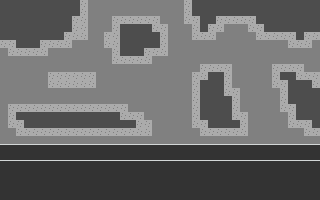

The image is a tile-based game level rendered from a .tmx file. Its description and complete source (layers, tilesets, objects, tile grids) follow:
An orthogonal 40x25 tile map with 8x8 px tiles, 2 tile layers (background, middle).

<map version="1.0" orientation="orthogonal" renderorder="right-down" width="40" height="25" tilewidth="8" tileheight="8" nextobjectid="1">
 <tileset firstgid="1" name="fightTiles" tilewidth="8" tileheight="8" tilecount="16" columns="16">
  <image source="fightTiles.png" width="128" height="8" />
 </tileset>
 <layer name="background" width="40" height="25">
  <data encoding="csv">
1,1,1,1,1,1,1,1,1,1,1,1,1,1,1,1,1,1,1,1,1,1,1,1,1,1,1,1,1,1,1,1,1,1,1,1,1,1,1,1,
1,1,1,1,1,1,1,1,1,1,1,1,1,1,1,1,1,1,1,1,1,1,1,1,1,1,1,1,1,1,1,1,1,1,1,1,1,1,1,1,
1,1,1,1,1,1,1,1,1,1,1,1,1,1,1,1,1,1,1,1,1,1,1,1,1,1,1,1,1,1,1,1,1,1,1,1,1,1,1,1,
1,1,1,1,1,1,1,1,1,1,1,1,1,1,1,1,1,1,1,1,1,1,1,1,1,1,1,1,1,1,1,1,1,1,1,1,1,1,1,1,
1,1,1,1,1,1,1,1,1,1,1,1,1,1,1,1,1,1,1,1,1,1,1,1,1,1,1,1,1,1,1,1,1,1,1,1,1,1,1,1,
1,1,1,1,1,1,1,1,1,1,1,1,1,1,1,1,1,1,1,1,1,1,1,1,1,1,1,1,1,1,1,1,1,1,1,1,1,1,1,1,
1,1,1,1,1,1,1,1,1,1,1,1,1,1,1,1,1,1,1,1,1,1,1,1,1,1,1,1,1,1,1,1,1,1,1,1,1,1,1,1,
1,1,1,1,1,1,1,1,1,1,1,1,1,1,1,1,1,1,1,1,1,1,1,1,1,1,1,1,1,1,1,1,1,1,1,1,1,1,1,1,
1,1,1,1,1,1,1,1,1,1,1,1,1,1,1,1,1,1,1,1,1,1,1,1,1,1,1,1,1,1,1,1,1,1,1,1,1,1,1,1,
1,1,1,1,1,1,1,1,1,1,1,1,1,1,1,1,1,1,1,1,1,1,1,1,1,1,1,1,1,1,1,1,1,1,1,1,1,1,1,1,
1,1,1,1,1,1,1,1,1,1,1,1,1,1,1,1,1,1,1,1,1,1,1,1,1,1,1,1,1,1,1,1,1,1,1,1,1,1,1,1,
1,1,1,1,1,1,1,1,1,1,1,1,1,1,1,1,1,1,1,1,1,1,1,1,1,1,1,1,1,1,1,1,1,1,1,1,1,1,1,1,
1,1,1,1,1,1,1,1,1,1,1,1,1,1,1,1,1,1,1,1,1,1,1,1,1,1,1,1,1,1,1,1,1,1,1,1,1,1,1,1,
1,1,1,1,1,1,1,1,1,1,1,1,1,1,1,1,1,1,1,1,1,1,1,1,1,1,1,1,1,1,1,1,1,1,1,1,1,1,1,1,
1,1,1,1,1,1,1,1,1,1,1,1,1,1,1,1,1,1,1,1,1,1,1,1,1,1,1,1,1,1,1,1,1,1,1,1,1,1,1,1,
1,1,1,1,1,1,1,1,1,1,1,1,1,1,1,1,1,1,1,1,1,1,1,1,1,1,1,1,1,1,1,1,1,1,1,1,1,1,1,1,
1,1,1,1,1,1,1,1,1,1,1,1,1,1,1,1,1,1,1,1,1,1,1,1,1,1,1,1,1,1,1,1,1,1,1,1,1,1,1,1,
1,1,1,1,1,1,1,1,1,1,1,1,1,1,1,1,1,1,1,1,1,1,1,1,1,1,1,1,1,1,1,1,1,1,1,1,1,1,1,1,
1,1,1,1,1,1,1,1,1,1,1,1,1,1,1,1,1,1,1,1,1,1,1,1,1,1,1,1,1,1,1,1,1,1,1,1,1,1,1,1,
1,1,1,1,1,1,1,1,1,1,1,1,1,1,1,1,1,1,1,1,1,1,1,1,1,1,1,1,1,1,1,1,1,1,1,1,1,1,1,1,
1,1,1,1,1,1,1,1,1,1,1,1,1,1,1,1,1,1,1,1,1,1,1,1,1,1,1,1,1,1,1,1,1,1,1,1,1,1,1,1,
1,1,1,1,1,1,1,1,1,1,1,1,1,1,1,1,1,1,1,1,1,1,1,1,1,1,1,1,1,1,1,1,1,1,1,1,1,1,1,1,
1,1,1,1,1,1,1,1,1,1,1,1,1,1,1,1,1,1,1,1,1,1,1,1,1,1,1,1,1,1,1,1,1,1,1,1,1,1,1,1,
1,1,1,1,1,1,1,1,1,1,1,1,1,1,1,1,1,1,1,1,1,1,1,1,1,1,1,1,1,1,1,1,1,1,1,1,1,1,1,1,
1,1,1,1,1,1,1,1,1,1,1,1,1,1,1,1,1,1,1,1,1,1,1,1,1,1,1,1,1,1,1,1,1,1,1,1,1,1,1,1
</data>
 </layer>
 <layer name="middle" width="40" height="25">
  <data encoding="csv">
3,3,3,3,3,3,3,3,3,3,2,0,0,0,0,0,0,0,0,0,0,0,0,2,3,3,3,3,3,3,3,3,3,3,3,3,3,3,3,3,
3,3,3,3,3,3,3,3,3,3,2,0,0,0,0,0,0,0,0,0,0,0,0,2,3,3,3,3,3,3,3,3,3,3,3,3,3,3,3,3,
3,3,3,3,3,3,3,3,3,2,2,0,0,0,2,2,2,2,2,2,0,0,0,2,2,3,3,2,2,2,2,2,3,3,3,3,3,3,3,3,
3,3,3,3,3,3,3,3,3,2,2,0,0,0,2,3,3,3,3,2,2,0,0,0,2,3,2,2,0,0,0,2,2,3,3,3,3,3,3,3,
3,3,3,3,3,3,3,3,2,2,2,0,0,2,2,3,3,3,3,3,2,0,0,0,2,2,2,0,0,0,0,0,2,2,2,2,2,3,2,2,
2,2,3,3,3,2,2,2,2,0,0,0,0,2,2,3,3,3,3,3,2,0,0,0,0,0,0,0,0,0,0,0,0,0,0,0,2,2,2,0,
0,2,2,2,2,2,0,0,0,0,0,0,0,0,2,3,3,3,2,2,2,0,0,0,0,0,0,0,0,0,0,0,0,0,0,0,0,0,0,0,
0,0,0,0,0,0,0,0,0,0,0,0,0,0,2,2,2,2,2,0,0,0,0,0,0,0,0,0,0,0,0,0,0,0,0,0,0,0,0,0,
0,0,0,0,0,0,0,0,0,0,0,0,0,0,0,0,0,0,0,0,0,0,0,0,0,2,2,2,2,0,0,0,0,0,2,2,2,2,0,0,
0,0,0,0,0,0,2,2,2,2,2,2,0,0,0,0,0,0,0,0,0,0,0,0,2,2,3,3,2,0,0,0,0,0,2,3,3,2,2,2,
0,0,0,0,0,0,2,2,2,2,2,2,0,0,0,0,0,0,0,0,0,0,0,0,2,3,3,3,2,0,0,0,0,0,2,2,3,3,3,2,
0,0,0,0,0,0,0,0,0,0,0,0,0,0,0,0,0,0,0,0,0,0,0,0,2,3,3,3,2,2,0,0,0,0,0,2,3,3,3,3,
0,0,0,0,0,0,0,0,0,0,0,0,0,0,0,0,0,0,0,0,0,0,0,0,2,3,3,3,3,2,0,0,0,0,0,2,3,3,3,3,
0,2,2,2,2,2,2,2,2,2,2,2,2,2,2,2,0,0,0,0,0,0,0,0,2,3,3,3,3,2,0,0,0,0,0,2,2,3,3,3,
0,2,3,3,3,3,3,3,3,3,3,3,3,3,3,2,2,2,0,0,0,0,0,0,2,3,3,3,3,2,2,0,0,0,0,0,2,3,3,3,
0,2,2,3,3,3,3,3,3,3,3,3,3,3,3,3,3,2,2,0,0,0,0,0,2,2,3,3,3,3,2,0,0,0,0,0,2,2,2,3,
0,0,2,2,2,2,2,2,2,2,2,2,2,2,2,2,2,2,2,0,0,0,0,0,0,2,2,2,2,2,2,0,0,0,0,0,0,0,2,2,
0,0,0,0,0,0,0,0,0,0,0,0,0,0,0,0,0,0,0,0,0,0,0,0,0,0,0,0,0,0,0,0,0,0,0,0,0,0,0,0,
8,8,8,8,8,8,8,8,8,8,8,8,8,8,8,8,8,8,8,8,8,8,8,8,8,8,8,8,8,8,8,8,8,8,8,8,8,8,8,8,
9,9,9,9,9,9,9,9,9,9,9,9,9,9,9,9,9,9,9,9,9,9,9,9,9,9,9,9,9,9,9,9,9,9,9,9,9,9,9,9,
8,8,8,8,8,8,8,8,8,8,8,8,8,8,8,8,8,8,8,8,8,8,8,8,8,8,8,8,8,8,8,8,8,8,8,8,8,8,8,8,
9,9,9,9,9,9,9,9,9,9,9,9,9,9,9,9,9,9,9,9,9,9,9,9,9,9,9,9,9,9,9,9,9,9,9,9,9,9,9,9,
9,9,9,9,9,9,9,9,9,9,9,9,9,9,9,9,9,9,9,9,9,9,9,9,9,9,9,9,9,9,9,9,9,9,9,9,9,9,9,9,
9,9,9,9,9,9,9,9,9,9,9,9,9,9,9,9,9,9,9,9,9,9,9,9,9,9,9,9,9,9,9,9,9,9,9,9,9,9,9,9,
9,9,9,9,9,9,9,9,9,9,9,9,9,9,9,9,9,9,9,9,9,9,9,9,9,9,9,9,9,9,9,9,9,9,9,9,9,9,9,9
</data>
 </layer>
</map>
